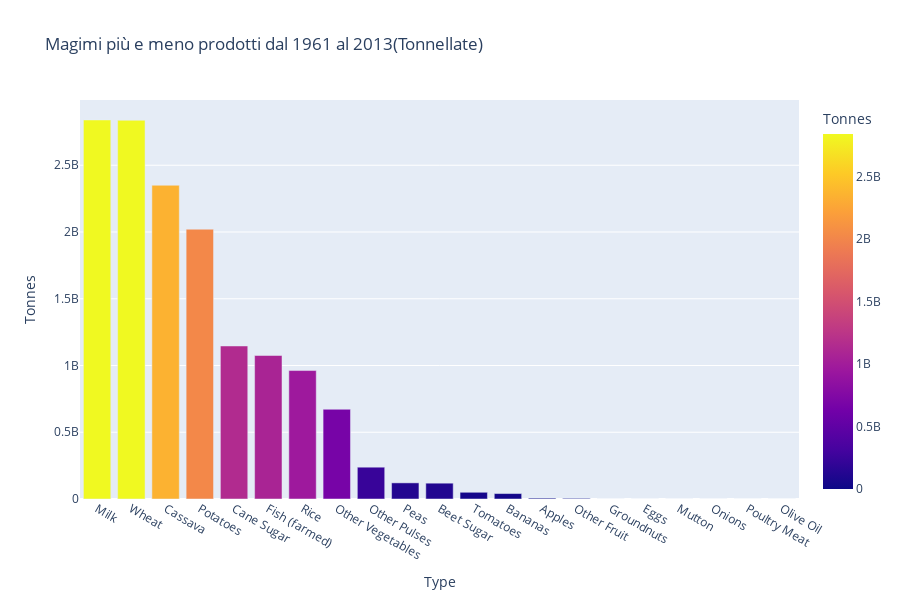

Notebook cell for this chart:
### Markdown cell above
# Mangimi più e meno prodotti dal 1961 al 2013
#### Vediamo la produzione di mangimi quali categorie di cibo va a colpire maggiormente

### Code cell
Feed_items = prodotti_tracciati_df[columns_interested]
Feed_items = Feed_items[Feed_items["Element"] == "Feed"]
Feed_items = Feed_items.sort_values(by=["Prod. 1961 - 2013"], ascending=False).reset_index().drop(columns=["index"]).drop_duplicates().reset_index().drop(columns=["index"])
Feed_items["Tonnes"] = Feed_items["Prod. 1961 - 2013"]

temp_df = Feed_items.groupby("Type").sum(numeric_only=True).sort_values(by="Tonnes", ascending=False)

fig = px.bar(
     temp_df,
     x=temp_df.index,
     y="Tonnes",
     color="Tonnes",
     title='Magimi più e meno prodotti dal 1961 al 2013(Tonnellate)',
     height=600
)
fig.show()

### Figure 1 — Plotly figure (JSON) as saved in the notebook; plotly's stock layout.template omitted (floating-point values rounded to 4 significant figures)
{"data": [{"alignmentgroup": "True", "hovertemplate": "Type=%{x}<br>Tonnes=%{marker.color}<extra></extra>", "legendgroup": "", "marker": {"color": [2839405000, 2837106000, 2350240000, 2021093000, 1146278000, 1075008000, 962161000, 672160000, 238262000, 120795000, 118535000, 50311000, 40771000, 6486000, 4966000, 261000, 219000, 197000, 52000, 27000, 1000], "coloraxis": "coloraxis", "pattern": {"shape": ""}}, "name": "", "offsetgroup": "", "orientation": "v", "showlegend": false, "textposition": "auto", "type": "bar", "x": ["Milk", "Wheat", "Cassava", "Potatoes", "Cane Sugar", "Fish (farmed)", "Rice", "Other Vegetables", "Other Pulses", "Peas", "Beet Sugar", "Tomatoes", "Bananas", "Apples", "Other Fruit", "Groundnuts", "Eggs", "Mutton", "Onions", "Poultry Meat", "Olive Oil"], "xaxis": "x", "y": [2839405000, 2837106000, 2350240000, 2021093000, 1146278000, 1075008000, 962161000, 672160000, 238262000, 120795000, 118535000, 50311000, 40771000, 6486000, 4966000, 261000, 219000, 197000, 52000, 27000, 1000], "yaxis": "y"}], "layout": {"barmode": "relative", "coloraxis": {"colorbar": {"title": {"text": "Tonnes"}}, "colorscale": [[0, "#0d0887"], [0.1111, "#46039f"], [0.2222, "#7201a8"], [0.3333, "#9c179e"], [0.4444, "#bd3786"], [0.5556, "#d8576b"], [0.6667, "#ed7953"], [0.7778, "#fb9f3a"], [0.8889, "#fdca26"], [1, "#f0f921"]]}, "height": 600, "legend": {"tracegroupgap": 0}, "title": {"text": "Magimi più e meno prodotti dal 1961 al 2013(Tonnellate)"}, "xaxis": {"anchor": "y", "domain": [0, 1], "title": {"text": "Type"}}, "yaxis": {"anchor": "x", "domain": [0, 1], "title": {"text": "Tonnes"}}}}
